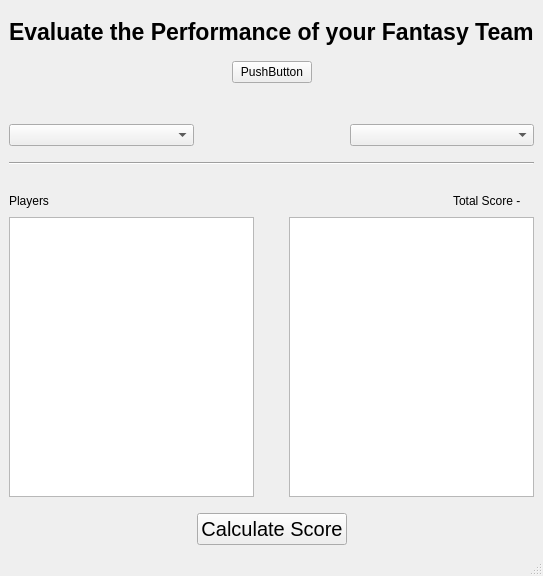
<?xml version="1.0" encoding="UTF-8"?>
<ui version="4.0">
 <class>EvaluateWindow</class>
 <widget class="QMainWindow" name="EvaluateWindow">
  <property name="geometry">
   <rect>
    <x>0</x>
    <y>0</y>
    <width>496</width>
    <height>576</height>
   </rect>
  </property>
  <property name="windowTitle">
   <string>MainWindow</string>
  </property>
  <widget class="QWidget" name="centralwidget">
   <layout class="QGridLayout" name="gridLayout">
    <item row="4" column="0">
     <layout class="QVBoxLayout" name="verticalLayout_4">
      <property name="topMargin">
       <number>10</number>
      </property>
      <property name="bottomMargin">
       <number>10</number>
      </property>
      <item>
       <widget class="Line" name="line">
        <property name="orientation">
         <enum>Qt::Horizontal</enum>
        </property>
       </widget>
      </item>
     </layout>
    </item>
    <item row="6" column="0">
     <layout class="QHBoxLayout" name="horizontalLayout">
      <item>
       <widget class="QListWidget" name="players_inteam_list"/>
      </item>
      <item>
       <spacer name="horizontalSpacer_5">
        <property name="orientation">
         <enum>Qt::Horizontal</enum>
        </property>
        <property name="sizeHint" stdset="0">
         <size>
          <width>40</width>
          <height>20</height>
         </size>
        </property>
       </spacer>
      </item>
      <item>
       <widget class="QListWidget" name="points_earned_list"/>
      </item>
     </layout>
    </item>
    <item row="0" column="0">
     <layout class="QHBoxLayout" name="horizontalLayout_2">
      <property name="topMargin">
       <number>10</number>
      </property>
      <item>
       <spacer name="horizontalSpacer">
        <property name="orientation">
         <enum>Qt::Horizontal</enum>
        </property>
        <property name="sizeHint" stdset="0">
         <size>
          <width>40</width>
          <height>20</height>
         </size>
        </property>
       </spacer>
      </item>
      <item>
       <widget class="QLabel" name="label">
        <property name="font">
         <font>
          <pointsize>17</pointsize>
          <weight>75</weight>
          <bold>true</bold>
         </font>
        </property>
        <property name="text">
         <string>Evaluate the Performance of your Fantasy Team</string>
        </property>
       </widget>
      </item>
      <item>
       <spacer name="horizontalSpacer_2">
        <property name="orientation">
         <enum>Qt::Horizontal</enum>
        </property>
        <property name="sizeHint" stdset="0">
         <size>
          <width>40</width>
          <height>20</height>
         </size>
        </property>
       </spacer>
      </item>
     </layout>
    </item>
    <item row="5" column="0">
     <layout class="QHBoxLayout" name="horizontalLayout_6">
      <property name="topMargin">
       <number>10</number>
      </property>
      <item>
       <widget class="QLabel" name="label_3">
        <property name="text">
         <string>Players</string>
        </property>
       </widget>
      </item>
      <item>
       <spacer name="horizontalSpacer_7">
        <property name="orientation">
         <enum>Qt::Horizontal</enum>
        </property>
        <property name="sizeHint" stdset="0">
         <size>
          <width>40</width>
          <height>20</height>
         </size>
        </property>
       </spacer>
      </item>
      <item>
       <widget class="QLabel" name="total_score">
        <property name="text">
         <string>Total Score -    </string>
        </property>
       </widget>
      </item>
     </layout>
    </item>
    <item row="7" column="0">
     <layout class="QHBoxLayout" name="horizontalLayout_3">
      <property name="topMargin">
       <number>10</number>
      </property>
      <item>
       <spacer name="horizontalSpacer_3">
        <property name="orientation">
         <enum>Qt::Horizontal</enum>
        </property>
        <property name="sizeHint" stdset="0">
         <size>
          <width>40</width>
          <height>20</height>
         </size>
        </property>
       </spacer>
      </item>
      <item>
       <widget class="QPushButton" name="scoreCalcBtn">
        <property name="font">
         <font>
          <pointsize>15</pointsize>
         </font>
        </property>
        <property name="text">
         <string>Calculate Score</string>
        </property>
       </widget>
      </item>
      <item>
       <spacer name="horizontalSpacer_4">
        <property name="orientation">
         <enum>Qt::Horizontal</enum>
        </property>
        <property name="sizeHint" stdset="0">
         <size>
          <width>40</width>
          <height>20</height>
         </size>
        </property>
       </spacer>
      </item>
     </layout>
    </item>
    <item row="3" column="0">
     <layout class="QGridLayout" name="gridLayout_2">
      <item row="0" column="0">
       <widget class="QComboBox" name="team_name_pick"/>
      </item>
      <item row="0" column="2">
       <widget class="QComboBox" name="match_number_pick"/>
      </item>
      <item row="0" column="1">
       <spacer name="horizontalSpacer_6">
        <property name="orientation">
         <enum>Qt::Horizontal</enum>
        </property>
        <property name="sizeType">
         <enum>QSizePolicy::Fixed</enum>
        </property>
        <property name="sizeHint" stdset="0">
         <size>
          <width>150</width>
          <height>20</height>
         </size>
        </property>
       </spacer>
      </item>
     </layout>
    </item>
    <item row="1" column="0">
     <layout class="QHBoxLayout" name="horizontalLayout_7">
      <property name="topMargin">
       <number>10</number>
      </property>
      <item>
       <spacer name="horizontalSpacer_8">
        <property name="orientation">
         <enum>Qt::Horizontal</enum>
        </property>
        <property name="sizeHint" stdset="0">
         <size>
          <width>40</width>
          <height>20</height>
         </size>
        </property>
       </spacer>
      </item>
      <item>
       <widget class="QPushButton" name="pushButton">
        <property name="text">
         <string>PushButton</string>
        </property>
       </widget>
      </item>
      <item>
       <spacer name="horizontalSpacer_9">
        <property name="orientation">
         <enum>Qt::Horizontal</enum>
        </property>
        <property name="sizeHint" stdset="0">
         <size>
          <width>40</width>
          <height>20</height>
         </size>
        </property>
       </spacer>
      </item>
     </layout>
    </item>
    <item row="2" column="0">
     <spacer name="verticalSpacer">
      <property name="orientation">
       <enum>Qt::Vertical</enum>
      </property>
      <property name="sizeType">
       <enum>QSizePolicy::Fixed</enum>
      </property>
      <property name="sizeHint" stdset="0">
       <size>
        <width>20</width>
        <height>35</height>
       </size>
      </property>
     </spacer>
    </item>
   </layout>
  </widget>
  <widget class="QMenuBar" name="menubar">
   <property name="geometry">
    <rect>
     <x>0</x>
     <y>0</y>
     <width>496</width>
     <height>22</height>
    </rect>
   </property>
  </widget>
  <widget class="QStatusBar" name="statusbar"/>
 </widget>
 <resources/>
 <connections/>
</ui>
